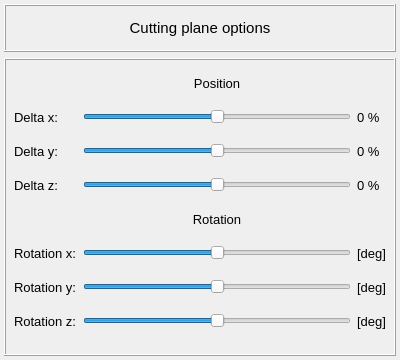
<?xml version="1.0" encoding="UTF-8"?>
<ui version="4.0">
 <class>Dialog</class>
 <widget class="QDialog" name="Dialog">
  <property name="geometry">
   <rect>
    <x>0</x>
    <y>0</y>
    <width>400</width>
    <height>360</height>
   </rect>
  </property>
  <property name="minimumSize">
   <size>
    <width>400</width>
    <height>360</height>
   </size>
  </property>
  <property name="maximumSize">
   <size>
    <width>400</width>
    <height>360</height>
   </size>
  </property>
  <property name="windowTitle">
   <string>Dialog</string>
  </property>
  <layout class="QGridLayout" name="gridLayout">
   <property name="leftMargin">
    <number>4</number>
   </property>
   <property name="topMargin">
    <number>4</number>
   </property>
   <property name="rightMargin">
    <number>4</number>
   </property>
   <property name="bottomMargin">
    <number>4</number>
   </property>
   <item row="0" column="0">
    <widget class="QFrame" name="frame">
     <property name="minimumSize">
      <size>
       <width>0</width>
       <height>48</height>
      </size>
     </property>
     <property name="maximumSize">
      <size>
       <width>16777215</width>
       <height>48</height>
      </size>
     </property>
     <property name="frameShape">
      <enum>QFrame::Box</enum>
     </property>
     <property name="frameShadow">
      <enum>QFrame::Raised</enum>
     </property>
     <layout class="QGridLayout" name="gridLayout_2">
      <property name="leftMargin">
       <number>4</number>
      </property>
      <property name="topMargin">
       <number>4</number>
      </property>
      <property name="rightMargin">
       <number>4</number>
      </property>
      <property name="bottomMargin">
       <number>4</number>
      </property>
      <property name="spacing">
       <number>4</number>
      </property>
      <item row="0" column="0">
       <widget class="QLabel" name="label">
        <property name="font">
         <font>
          <pointsize>11</pointsize>
         </font>
        </property>
        <property name="text">
         <string>Cutting plane options</string>
        </property>
        <property name="alignment">
         <set>Qt::AlignCenter</set>
        </property>
       </widget>
      </item>
     </layout>
    </widget>
   </item>
   <item row="1" column="0">
    <widget class="QFrame" name="frame_2">
     <property name="frameShape">
      <enum>QFrame::Box</enum>
     </property>
     <property name="frameShadow">
      <enum>QFrame::Raised</enum>
     </property>
     <layout class="QGridLayout" name="gridLayout_3">
      <property name="leftMargin">
       <number>8</number>
      </property>
      <property name="topMargin">
       <number>8</number>
      </property>
      <property name="rightMargin">
       <number>8</number>
      </property>
      <property name="bottomMargin">
       <number>12</number>
      </property>
      <item row="5" column="2">
       <widget class="QLabel" name="label_rotation_x_value">
        <property name="minimumSize">
         <size>
          <width>0</width>
          <height>26</height>
         </size>
        </property>
        <property name="maximumSize">
         <size>
          <width>16777215</width>
          <height>26</height>
         </size>
        </property>
        <property name="font">
         <font>
          <pointsize>10</pointsize>
         </font>
        </property>
        <property name="text">
         <string>[deg]</string>
        </property>
       </widget>
      </item>
      <item row="6" column="2">
       <widget class="QLabel" name="label_rotation_y_value">
        <property name="minimumSize">
         <size>
          <width>0</width>
          <height>26</height>
         </size>
        </property>
        <property name="maximumSize">
         <size>
          <width>16777215</width>
          <height>26</height>
         </size>
        </property>
        <property name="font">
         <font>
          <pointsize>10</pointsize>
         </font>
        </property>
        <property name="text">
         <string>[deg]</string>
        </property>
       </widget>
      </item>
      <item row="7" column="2">
       <widget class="QLabel" name="label_rotation_z_value">
        <property name="minimumSize">
         <size>
          <width>0</width>
          <height>26</height>
         </size>
        </property>
        <property name="maximumSize">
         <size>
          <width>16777215</width>
          <height>26</height>
         </size>
        </property>
        <property name="font">
         <font>
          <pointsize>10</pointsize>
         </font>
        </property>
        <property name="text">
         <string>[deg]</string>
        </property>
       </widget>
      </item>
      <item row="6" column="1">
       <widget class="QSlider" name="slider_rotation_about_y_axis">
        <property name="minimum">
         <number>-90</number>
        </property>
        <property name="maximum">
         <number>90</number>
        </property>
        <property name="orientation">
         <enum>Qt::Horizontal</enum>
        </property>
       </widget>
      </item>
      <item row="2" column="1">
       <widget class="QSlider" name="slider_delta_y">
        <property name="minimum">
         <number>-100</number>
        </property>
        <property name="maximum">
         <number>100</number>
        </property>
        <property name="orientation">
         <enum>Qt::Horizontal</enum>
        </property>
       </widget>
      </item>
      <item row="3" column="1">
       <widget class="QSlider" name="slider_delta_z">
        <property name="minimum">
         <number>-100</number>
        </property>
        <property name="maximum">
         <number>100</number>
        </property>
        <property name="orientation">
         <enum>Qt::Horizontal</enum>
        </property>
       </widget>
      </item>
      <item row="1" column="1">
       <widget class="QSlider" name="slider_delta_x">
        <property name="minimum">
         <number>-100</number>
        </property>
        <property name="maximum">
         <number>100</number>
        </property>
        <property name="orientation">
         <enum>Qt::Horizontal</enum>
        </property>
       </widget>
      </item>
      <item row="2" column="0">
       <widget class="QLabel" name="label_3">
        <property name="minimumSize">
         <size>
          <width>0</width>
          <height>26</height>
         </size>
        </property>
        <property name="maximumSize">
         <size>
          <width>16777215</width>
          <height>26</height>
         </size>
        </property>
        <property name="font">
         <font>
          <pointsize>10</pointsize>
         </font>
        </property>
        <property name="text">
         <string>Delta y:</string>
        </property>
       </widget>
      </item>
      <item row="3" column="0">
       <widget class="QLabel" name="label_4">
        <property name="minimumSize">
         <size>
          <width>0</width>
          <height>26</height>
         </size>
        </property>
        <property name="maximumSize">
         <size>
          <width>16777215</width>
          <height>26</height>
         </size>
        </property>
        <property name="font">
         <font>
          <pointsize>10</pointsize>
         </font>
        </property>
        <property name="text">
         <string>Delta z:</string>
        </property>
       </widget>
      </item>
      <item row="1" column="0">
       <widget class="QLabel" name="label_2">
        <property name="minimumSize">
         <size>
          <width>0</width>
          <height>26</height>
         </size>
        </property>
        <property name="maximumSize">
         <size>
          <width>16777215</width>
          <height>26</height>
         </size>
        </property>
        <property name="font">
         <font>
          <pointsize>10</pointsize>
         </font>
        </property>
        <property name="text">
         <string>Delta x:</string>
        </property>
       </widget>
      </item>
      <item row="0" column="1">
       <widget class="QLabel" name="label_5">
        <property name="minimumSize">
         <size>
          <width>0</width>
          <height>26</height>
         </size>
        </property>
        <property name="maximumSize">
         <size>
          <width>16777215</width>
          <height>26</height>
         </size>
        </property>
        <property name="font">
         <font>
          <pointsize>10</pointsize>
         </font>
        </property>
        <property name="text">
         <string>Position</string>
        </property>
        <property name="alignment">
         <set>Qt::AlignCenter</set>
        </property>
       </widget>
      </item>
      <item row="4" column="1">
       <widget class="QLabel" name="label_6">
        <property name="minimumSize">
         <size>
          <width>0</width>
          <height>26</height>
         </size>
        </property>
        <property name="maximumSize">
         <size>
          <width>16777215</width>
          <height>26</height>
         </size>
        </property>
        <property name="font">
         <font>
          <pointsize>10</pointsize>
         </font>
        </property>
        <property name="text">
         <string>Rotation</string>
        </property>
        <property name="alignment">
         <set>Qt::AlignCenter</set>
        </property>
       </widget>
      </item>
      <item row="6" column="0">
       <widget class="QLabel" name="label_8">
        <property name="minimumSize">
         <size>
          <width>0</width>
          <height>26</height>
         </size>
        </property>
        <property name="maximumSize">
         <size>
          <width>16777215</width>
          <height>26</height>
         </size>
        </property>
        <property name="font">
         <font>
          <pointsize>10</pointsize>
         </font>
        </property>
        <property name="text">
         <string>Rotation y:</string>
        </property>
       </widget>
      </item>
      <item row="7" column="1">
       <widget class="QSlider" name="slider_rotation_about_z_axis">
        <property name="minimum">
         <number>-90</number>
        </property>
        <property name="maximum">
         <number>90</number>
        </property>
        <property name="orientation">
         <enum>Qt::Horizontal</enum>
        </property>
       </widget>
      </item>
      <item row="7" column="0">
       <widget class="QLabel" name="label_9">
        <property name="minimumSize">
         <size>
          <width>0</width>
          <height>26</height>
         </size>
        </property>
        <property name="maximumSize">
         <size>
          <width>16777215</width>
          <height>26</height>
         </size>
        </property>
        <property name="font">
         <font>
          <pointsize>10</pointsize>
         </font>
        </property>
        <property name="text">
         <string>Rotation z:</string>
        </property>
       </widget>
      </item>
      <item row="5" column="1">
       <widget class="QSlider" name="slider_rotation_about_x_axis">
        <property name="minimum">
         <number>-90</number>
        </property>
        <property name="maximum">
         <number>90</number>
        </property>
        <property name="orientation">
         <enum>Qt::Horizontal</enum>
        </property>
       </widget>
      </item>
      <item row="5" column="0">
       <widget class="QLabel" name="label_7">
        <property name="minimumSize">
         <size>
          <width>0</width>
          <height>26</height>
         </size>
        </property>
        <property name="maximumSize">
         <size>
          <width>16777215</width>
          <height>26</height>
         </size>
        </property>
        <property name="font">
         <font>
          <pointsize>10</pointsize>
         </font>
        </property>
        <property name="text">
         <string>Rotation x:</string>
        </property>
       </widget>
      </item>
      <item row="1" column="2">
       <widget class="QLabel" name="label_delta_x_value">
        <property name="minimumSize">
         <size>
          <width>0</width>
          <height>26</height>
         </size>
        </property>
        <property name="maximumSize">
         <size>
          <width>16777215</width>
          <height>26</height>
         </size>
        </property>
        <property name="font">
         <font>
          <pointsize>10</pointsize>
         </font>
        </property>
        <property name="text">
         <string>0 %</string>
        </property>
       </widget>
      </item>
      <item row="2" column="2">
       <widget class="QLabel" name="label_delta_y_value">
        <property name="minimumSize">
         <size>
          <width>0</width>
          <height>26</height>
         </size>
        </property>
        <property name="maximumSize">
         <size>
          <width>16777215</width>
          <height>26</height>
         </size>
        </property>
        <property name="font">
         <font>
          <pointsize>10</pointsize>
         </font>
        </property>
        <property name="text">
         <string>0 %</string>
        </property>
       </widget>
      </item>
      <item row="3" column="2">
       <widget class="QLabel" name="label_delta_z_value">
        <property name="minimumSize">
         <size>
          <width>0</width>
          <height>26</height>
         </size>
        </property>
        <property name="maximumSize">
         <size>
          <width>16777215</width>
          <height>26</height>
         </size>
        </property>
        <property name="font">
         <font>
          <pointsize>10</pointsize>
         </font>
        </property>
        <property name="text">
         <string>0 %</string>
        </property>
       </widget>
      </item>
     </layout>
    </widget>
   </item>
  </layout>
 </widget>
 <resources/>
 <connections/>
</ui>
